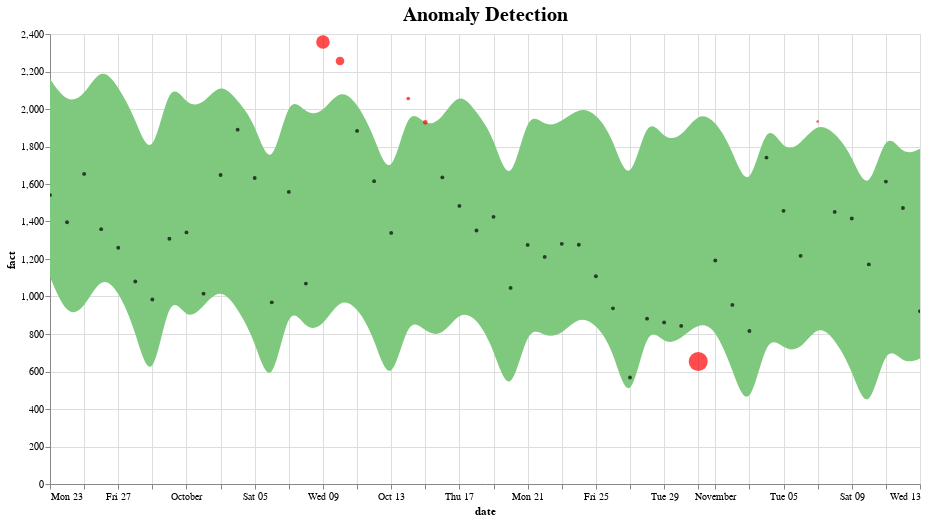

Write notebook code for a chart like this one.
### Code cell
def plot_anomalies(forecasted):
    interval = alt.Chart(forecasted).mark_area(interpolate="basis", color = '#7FC97F').encode(
    x=alt.X('ds:T',  title ='date'),
    y='yhat_upper',
    y2='yhat_lower',
    tooltip=['ds', 'fact', 'yhat_lower', 'yhat_upper']
    ).interactive().properties(
        title='Anomaly Detection'
    )

    fact = alt.Chart(forecasted[forecasted.anomaly==0]).mark_circle(size=15, opacity=0.7, color = 'Black').encode(
        x='ds:T',
        y=alt.Y('fact', title='fact'),    
        tooltip=['ds', 'fact', 'yhat_lower', 'yhat_upper']
    ).interactive()

    anomalies = alt.Chart(forecasted[forecasted.anomaly!=0]).mark_circle(size=30, color = 'Red').encode(
        x='ds:T',
        y=alt.Y('fact', title='fact'),    
        tooltip=['ds', 'fact', 'yhat_lower', 'yhat_upper'],
        size = alt.Size( 'importance', legend=None)
    ).interactive()

    return alt.layer(interval, fact, anomalies)\
              .properties(width=870, height=450)\
              .configure_title(fontSize=20)
              
plot_anomalies(pred)

### Figure 1 — Vega-Lite specification as saved in the notebook (floating-point values rounded to 4 significant figures)
{"config": {"view": {"continuousWidth": 300, "continuousHeight": 300}, "title": {"fontSize": 20}}, "layer": [{"data": {"name": "data-28c1346ab9f5246d647d63f07d3b2963"}, "mark": {"type": "area", "color": "#7FC97F", "interpolate": "basis"}, "encoding": {"tooltip": [{"field": "ds", "type": "temporal"}, {"field": "fact", "type": "quantitative"}, {"field": "yhat_lower", "type": "quantitative"}, {"field": "yhat_upper", "type": "quantitative"}], "x": {"field": "ds", "title": "date", "type": "temporal"}, "y": {"field": "yhat_upper", "type": "quantitative"}, "y2": {"field": "yhat_lower"}}, "name": "view_1", "title": "Anomaly Detection"}, {"data": {"name": "data-60ce7ca3da238fa881b88f040bd3653e"}, "mark": {"type": "circle", "color": "Black", "opacity": 0.7, "size": 15}, "encoding": {"tooltip": [{"field": "ds", "type": "temporal"}, {"field": "fact", "type": "quantitative"}, {"field": "yhat_lower", "type": "quantitative"}, {"field": "yhat_upper", "type": "quantitative"}], "x": {"field": "ds", "type": "temporal"}, "y": {"field": "fact", "title": "fact", "type": "quantitative"}}, "name": "view_2"}, {"data": {"name": "data-6e3aa21fd2a17af15a1c81f085630b70"}, "mark": {"type": "circle", "color": "Red", "size": 30}, "encoding": {"size": {"field": "importance", "legend": null, "type": "quantitative"}, "tooltip": [{"field": "ds", "type": "temporal"}, {"field": "fact", "type": "quantitative"}, {"field": "yhat_lower", "type": "quantitative"}, {"field": "yhat_upper", "type": "quantitative"}], "x": {"field": "ds", "type": "temporal"}, "y": {"field": "fact", "title": "fact", "type": "quantitative"}}, "name": "view_3"}], "height": 450, "params": [{"name": "param_1", "select": {"type": "interval", "encodings": ["x", "y"]}, "bind": "scales", "views": ["view_1"]}, {"name": "param_2", "select": {"type": "interval", "encodings": ["x", "y"]}, "bind": "scales", "views": ["view_2"]}, {"name": "param_3", "select": {"type": "interval", "encodings": ["x", "y"]}, "bind": "scales", "views": ["view_3"]}], "width": 870, "$schema": "https://vega.github.io/schema/vega-lite/v5.16.3.json", "datasets": {"data-28c1346ab9f5246d647d63f07d3b2963": [{"ds": "2019-09-23T00:00:00", "trend": 1488.0, "yhat": 1637.0, "yhat_lower": 1103.0, "yhat_upper": 2160.0, "fact": 1541, "anomaly": 0, "importance": 0.0}, {"ds": "2019-09-24T00:00:00", "trend": 1482.0, "yhat": 1469.0, "yhat_lower": 888.6, "yhat_upper": 2028.0, "fact": 1396, "anomaly": 0, "importance": 0.0}, {"ds": "2019-09-25T00:00:00", "trend": 1477.0, "yhat": 1512.0, "yhat_lower": 931.2, "yhat_upper": 2066.0, "fact": 1654, "anomaly": 0, "importance": 0.0}, {"ds": "2019-09-26T00:00:00", "trend": 1471.0, "yhat": 1643.0, "yhat_lower": 1116.0, "yhat_upper": 2233.0, "fact": 1359, "anomaly": 0, "importance": 0.0}, {"ds": "2019-09-27T00:00:00", "trend": 1466.0, "yhat": 1572.0, "yhat_lower": 1035.0, "yhat_upper": 2122.0, "fact": 1260, "anomaly": 0, "importance": 0.0}, {"ds": "2019-09-28T00:00:00", "trend": 1460.0, "yhat": 1404.0, "yhat_lower": 821.4, "yhat_upper": 1953.0, "fact": 1080, "anomaly": 0, "importance": 0.0}, {"ds": "2019-09-29T00:00:00", "trend": 1455.0, "yhat": 1067.0, "yhat_lower": 480.7, "yhat_upper": 1693.0, "fact": 984, "anomaly": 0, "importance": 0.0}, {"ds": "2019-09-30T00:00:00", "trend": 1450.0, "yhat": 1595.0, "yhat_lower": 1055.0, "yhat_upper": 2178.0, "fact": 1308, "anomaly": 0, "importance": 0.0}, {"ds": "2019-10-01T00:00:00", "trend": 1444.0, "yhat": 1431.0, "yhat_lower": 862.1, "yhat_upper": 2015.0, "fact": 1342, "anomaly": 0, "importance": 0.0}, {"ds": "2019-10-02T00:00:00", "trend": 1439.0, "yhat": 1473.0, "yhat_lower": 948.8, "yhat_upper": 2022.0, "fact": 1015, "anomaly": 0, "importance": 0.0}, {"ds": "2019-10-03T00:00:00", "trend": 1433.0, "yhat": 1601.0, "yhat_lower": 1050.0, "yhat_upper": 2147.0, "fact": 1648, "anomaly": 0, "importance": 0.0}, {"ds": "2019-10-04T00:00:00", "trend": 1428.0, "yhat": 1531.0, "yhat_lower": 937.5, "yhat_upper": 2044.0, "fact": 1890, "anomaly": 0, "importance": 0.0}, {"ds": "2019-10-05T00:00:00", "trend": 1422.0, "yhat": 1367.0, "yhat_lower": 769.1, "yhat_upper": 1933.0, "fact": 1632, "anomaly": 0, "importance": 0.0}, {"ds": "2019-10-06T00:00:00", "trend": 1417.0, "yhat": 1039.0, "yhat_lower": 461.5, "yhat_upper": 1633.0, "fact": 969, "anomaly": 0, "importance": 0.0}, {"ds": "2019-10-07T00:00:00", "trend": 1411.0, "yhat": 1554.0, "yhat_lower": 992.2, "yhat_upper": 2099.0, "fact": 1558, "anomaly": 0, "importance": 0.0}, {"ds": "2019-10-08T00:00:00", "trend": 1406.0, "yhat": 1394.0, "yhat_lower": 814.5, "yhat_upper": 1966.0, "fact": 1069, "anomaly": 0, "importance": 0.0}, {"ds": "2019-10-09T00:00:00", "trend": 1401.0, "yhat": 1434.0, "yhat_lower": 838.2, "yhat_upper": 1978.0, "fact": 2357, "anomaly": 1, "importance": 0.1608}, {"ds": "2019-10-10T00:00:00", "trend": 1395.0, "yhat": 1558.0, "yhat_lower": 994.5, "yhat_upper": 2112.0, "fact": 2256, "anomaly": 1, "importance": 0.0637}, {"ds": "2019-10-11T00:00:00", "trend": 1390.0, "yhat": 1491.0, "yhat_lower": 947.4, "yhat_upper": 2036.0, "fact": 1883, "anomaly": 0, "importance": 0.0}, {"ds": "2019-10-12T00:00:00", "trend": 1384.0, "yhat": 1331.0, "yhat_lower": 784.4, "yhat_upper": 1860.0, "fact": 1615, "anomaly": 0, "importance": 0.0}, {"ds": "2019-10-13T00:00:00", "trend": 1379.0, "yhat": 1011.0, "yhat_lower": 486.3, "yhat_upper": 1585.0, "fact": 1339, "anomaly": 0, "importance": 0.0}, {"ds": "2019-10-14T00:00:00", "trend": 1373.0, "yhat": 1512.0, "yhat_lower": 910.1, "yhat_upper": 2038.0, "fact": 2056, "anomaly": 1, "importance": 0.008611}, {"ds": "2019-10-15T00:00:00", "trend": 1368.0, "yhat": 1356.0, "yhat_lower": 808.3, "yhat_upper": 1897.0, "fact": 1929, "anomaly": 1, "importance": 0.01643}, {"ds": "2019-10-16T00:00:00", "trend": 1363.0, "yhat": 1395.0, "yhat_lower": 784.1, "yhat_upper": 1947.0, "fact": 1635, "anomaly": 0, "importance": 0.0}, {"ds": "2019-10-17T00:00:00", "trend": 1357.0, "yhat": 1516.0, "yhat_lower": 923.7, "yhat_upper": 2100.0, "fact": 1483, "anomaly": 0, "importance": 0.0}, {"ds": "2019-10-18T00:00:00", "trend": 1352.0, "yhat": 1450.0, "yhat_lower": 889.0, "yhat_upper": 1984.0, "fact": 1352, "anomaly": 0, "importance": 0.0}, {"ds": "2019-10-19T00:00:00", "trend": 1346.0, "yhat": 1294.0, "yhat_lower": 725.2, "yhat_upper": 1859.0, "fact": 1425, "anomaly": 0, "importance": 0.0}, {"ds": "2019-10-20T00:00:00", "trend": 1341.0, "yhat": 983.6, "yhat_lower": 429.0, "yhat_upper": 1542.0, "fact": 1046, "anomaly": 0, "importance": 0.0}, {"ds": "2019-10-21T00:00:00", "trend": 1335.0, "yhat": 1470.0, "yhat_lower": 858.8, "yhat_upper": 2013.0, "fact": 1275, "anomaly": 0, "importance": 0.0}, {"ds": "2019-10-22T00:00:00", "trend": 1330.0, "yhat": 1318.0, "yhat_lower": 781.7, "yhat_upper": 1899.0, "fact": 1211, "anomaly": 0, "importance": 0.0}, {"ds": "2019-10-23T00:00:00", "trend": 1325.0, "yhat": 1356.0, "yhat_lower": 794.2, "yhat_upper": 1931.0, "fact": 1281, "anomaly": 0, "importance": 0.0}, {"ds": "2019-10-24T00:00:00", "trend": 1319.0, "yhat": 1473.0, "yhat_lower": 897.6, "yhat_upper": 2009.0, "fact": 1276, "anomaly": 0, "importance": 0.0}, {"ds": "2019-10-25T00:00:00", "trend": 1314.0, "yhat": 1409.0, "yhat_lower": 855.1, "yhat_upper": 1981.0, "fact": 1108, "anomaly": 0, "importance": 0.0}, {"ds": "2019-10-26T00:00:00", "trend": 1308.0, "yhat": 1258.0, "yhat_lower": 724.3, "yhat_upper": 1849.0, "fact": 937, "anomaly": 0, "importance": 0.0}, {"ds": "2019-10-27T00:00:00", "trend": 1303.0, "yhat": 955.7, "yhat_lower": 372.7, "yhat_upper": 1552.0, "fact": 568, "anomaly": 0, "importance": 0.0}, {"ds": "2019-10-28T00:00:00", "trend": 1297.0, "yhat": 1428.0, "yhat_lower": 871.0, "yhat_upper": 1988.0, "fact": 882, "anomaly": 0, "importance": 0.0}, {"ds": "2019-10-29T00:00:00", "trend": 1292.0, "yhat": 1281.0, "yhat_lower": 738.7, "yhat_upper": 1833.0, "fact": 862, "anomaly": 0, "importance": 0.0}, {"ds": "2019-10-30T00:00:00", "trend": 1287.0, "yhat": 1317.0, "yhat_lower": 771.0, "yhat_upper": 1845.0, "fact": 843, "anomaly": 0, "importance": 0.0}, {"ds": "2019-10-31T00:00:00", "trend": 1281.0, "yhat": 1431.0, "yhat_lower": 861.6, "yhat_upper": 1987.0, "fact": 653, "anomaly": -1, "importance": 0.3194}, {"ds": "2019-11-01T00:00:00", "trend": 1276.0, "yhat": 1368.0, "yhat_lower": 834.7, "yhat_upper": 1941.0, "fact": 1192, "anomaly": 0, "importance": 0.0}, {"ds": "2019-11-02T00:00:00", "trend": 1270.0, "yhat": 1221.0, "yhat_lower": 610.9, "yhat_upper": 1783.0, "fact": 955, "anomaly": 0, "importance": 0.0}, {"ds": "2019-11-03T00:00:00", "trend": 1265.0, "yhat": 927.8, "yhat_lower": 353.3, "yhat_upper": 1527.0, "fact": 816, "anomaly": 0, "importance": 0.0}, {"ds": "2019-11-04T00:00:00", "trend": 1259.0, "yhat": 1386.0, "yhat_lower": 812.9, "yhat_upper": 1965.0, "fact": 1741, "anomaly": 0, "importance": 0.0}, {"ds": "2019-11-05T00:00:00", "trend": 1254.0, "yhat": 1243.0, "yhat_lower": 717.5, "yhat_upper": 1769.0, "fact": 1457, "anomaly": 0, "importance": 0.0}, {"ds": "2019-11-06T00:00:00", "trend": 1248.0, "yhat": 1278.0, "yhat_lower": 708.3, "yhat_upper": 1810.0, "fact": 1217, "anomaly": 0, "importance": 0.0}, {"ds": "2019-11-07T00:00:00", "trend": 1243.0, "yhat": 1388.0, "yhat_lower": 854.0, "yhat_upper": 1930.0, "fact": 1933, "anomaly": 1, "importance": 0.001737}, {"ds": "2019-11-08T00:00:00", "trend": 1238.0, "yhat": 1327.0, "yhat_lower": 775.9, "yhat_upper": 1876.0, "fact": 1451, "anomaly": 0, "importance": 0.0}, {"ds": "2019-11-09T00:00:00", "trend": 1232.0, "yhat": 1185.0, "yhat_lower": 613.9, "yhat_upper": 1757.0, "fact": 1416, "anomaly": 0, "importance": 0.0}, {"ds": "2019-11-10T00:00:00", "trend": 1227.0, "yhat": 899.9, "yhat_lower": 338.3, "yhat_upper": 1516.0, "fact": 1171, "anomaly": 0, "importance": 0.0}, {"ds": "2019-11-11T00:00:00", "trend": 1221.0, "yhat": 1344.0, "yhat_lower": 768.3, "yhat_upper": 1913.0, "fact": 1613, "anomaly": 0, "importance": 0.0}, {"ds": "2019-11-12T00:00:00", "trend": 1216.0, "yhat": 1205.0, "yhat_lower": 634.7, "yhat_upper": 1744.0, "fact": 1472, "anomaly": 0, "importance": 0.0}, {"ds": "2019-11-13T00:00:00", "trend": 1210.0, "yhat": 1239.0, "yhat_lower": 669.1, "yhat_upper": 1789.0, "fact": 922, "anomaly": 0, "importance": 0.0}], "data-60ce7ca3da238fa881b88f040bd3653e": [{"ds": "2019-09-23T00:00:00", "trend": 1488.0, "yhat": 1637.0, "yhat_lower": 1103.0, "yhat_upper": 2160.0, "fact": 1541, "anomaly": 0, "importance": 0.0}, {"ds": "2019-09-24T00:00:00", "trend": 1482.0, "yhat": 1469.0, "yhat_lower": 888.6, "yhat_upper": 2028.0, "fact": 1396, "anomaly": 0, "importance": 0.0}, {"ds": "2019-09-25T00:00:00", "trend": 1477.0, "yhat": 1512.0, "yhat_lower": 931.2, "yhat_upper": 2066.0, "fact": 1654, "anomaly": 0, "importance": 0.0}, {"ds": "2019-09-26T00:00:00", "trend": 1471.0, "yhat": 1643.0, "yhat_lower": 1116.0, "yhat_upper": 2233.0, "fact": 1359, "anomaly": 0, "importance": 0.0}, {"ds": "2019-09-27T00:00:00", "trend": 1466.0, "yhat": 1572.0, "yhat_lower": 1035.0, "yhat_upper": 2122.0, "fact": 1260, "anomaly": 0, "importance": 0.0}, {"ds": "2019-09-28T00:00:00", "trend": 1460.0, "yhat": 1404.0, "yhat_lower": 821.4, "yhat_upper": 1953.0, "fact": 1080, "anomaly": 0, "importance": 0.0}, {"ds": "2019-09-29T00:00:00", "trend": 1455.0, "yhat": 1067.0, "yhat_lower": 480.7, "yhat_upper": 1693.0, "fact": 984, "anomaly": 0, "importance": 0.0}, {"ds": "2019-09-30T00:00:00", "trend": 1450.0, "yhat": 1595.0, "yhat_lower": 1055.0, "yhat_upper": 2178.0, "fact": 1308, "anomaly": 0, "importance": 0.0}, {"ds": "2019-10-01T00:00:00", "trend": 1444.0, "yhat": 1431.0, "yhat_lower": 862.1, "yhat_upper": 2015.0, "fact": 1342, "anomaly": 0, "importance": 0.0}, {"ds": "2019-10-02T00:00:00", "trend": 1439.0, "yhat": 1473.0, "yhat_lower": 948.8, "yhat_upper": 2022.0, "fact": 1015, "anomaly": 0, "importance": 0.0}, {"ds": "2019-10-03T00:00:00", "trend": 1433.0, "yhat": 1601.0, "yhat_lower": 1050.0, "yhat_upper": 2147.0, "fact": 1648, "anomaly": 0, "importance": 0.0}, {"ds": "2019-10-04T00:00:00", "trend": 1428.0, "yhat": 1531.0, "yhat_lower": 937.5, "yhat_upper": 2044.0, "fact": 1890, "anomaly": 0, "importance": 0.0}, {"ds": "2019-10-05T00:00:00", "trend": 1422.0, "yhat": 1367.0, "yhat_lower": 769.1, "yhat_upper": 1933.0, "fact": 1632, "anomaly": 0, "importance": 0.0}, {"ds": "2019-10-06T00:00:00", "trend": 1417.0, "yhat": 1039.0, "yhat_lower": 461.5, "yhat_upper": 1633.0, "fact": 969, "anomaly": 0, "importance": 0.0}, {"ds": "2019-10-07T00:00:00", "trend": 1411.0, "yhat": 1554.0, "yhat_lower": 992.2, "yhat_upper": 2099.0, "fact": 1558, "anomaly": 0, "importance": 0.0}, {"ds": "2019-10-08T00:00:00", "trend": 1406.0, "yhat": 1394.0, "yhat_lower": 814.5, "yhat_upper": 1966.0, "fact": 1069, "anomaly": 0, "importance": 0.0}, {"ds": "2019-10-11T00:00:00", "trend": 1390.0, "yhat": 1491.0, "yhat_lower": 947.4, "yhat_upper": 2036.0, "fact": 1883, "anomaly": 0, "importance": 0.0}, {"ds": "2019-10-12T00:00:00", "trend": 1384.0, "yhat": 1331.0, "yhat_lower": 784.4, "yhat_upper": 1860.0, "fact": 1615, "anomaly": 0, "importance": 0.0}, {"ds": "2019-10-13T00:00:00", "trend": 1379.0, "yhat": 1011.0, "yhat_lower": 486.3, "yhat_upper": 1585.0, "fact": 1339, "anomaly": 0, "importance": 0.0}, {"ds": "2019-10-16T00:00:00", "trend": 1363.0, "yhat": 1395.0, "yhat_lower": 784.1, "yhat_upper": 1947.0, "fact": 1635, "anomaly": 0, "importance": 0.0}, {"ds": "2019-10-17T00:00:00", "trend": 1357.0, "yhat": 1516.0, "yhat_lower": 923.7, "yhat_upper": 2100.0, "fact": 1483, "anomaly": 0, "importance": 0.0}, {"ds": "2019-10-18T00:00:00", "trend": 1352.0, "yhat": 1450.0, "yhat_lower": 889.0, "yhat_upper": 1984.0, "fact": 1352, "anomaly": 0, "importance": 0.0}, {"ds": "2019-10-19T00:00:00", "trend": 1346.0, "yhat": 1294.0, "yhat_lower": 725.2, "yhat_upper": 1859.0, "fact": 1425, "anomaly": 0, "importance": 0.0}, {"ds": "2019-10-20T00:00:00", "trend": 1341.0, "yhat": 983.6, "yhat_lower": 429.0, "yhat_upper": 1542.0, "fact": 1046, "anomaly": 0, "importance": 0.0}, {"ds": "2019-10-21T00:00:00", "trend": 1335.0, "yhat": 1470.0, "yhat_lower": 858.8, "yhat_upper": 2013.0, "fact": 1275, "anomaly": 0, "importance": 0.0}, {"ds": "2019-10-22T00:00:00", "trend": 1330.0, "yhat": 1318.0, "yhat_lower": 781.7, "yhat_upper": 1899.0, "fact": 1211, "anomaly": 0, "importance": 0.0}, {"ds": "2019-10-23T00:00:00", "trend": 1325.0, "yhat": 1356.0, "yhat_lower": 794.2, "yhat_upper": 1931.0, "fact": 1281, "anomaly": 0, "importance": 0.0}, {"ds": "2019-10-24T00:00:00", "trend": 1319.0, "yhat": 1473.0, "yhat_lower": 897.6, "yhat_upper": 2009.0, "fact": 1276, "anomaly": 0, "importance": 0.0}, {"ds": "2019-10-25T00:00:00", "trend": 1314.0, "yhat": 1409.0, "yhat_lower": 855.1, "yhat_upper": 1981.0, "fact": 1108, "anomaly": 0, "importance": 0.0}, {"ds": "2019-10-26T00:00:00", "trend": 1308.0, "yhat": 1258.0, "yhat_lower": 724.3, "yhat_upper": 1849.0, "fact": 937, "anomaly": 0, "importance": 0.0}, {"ds": "2019-10-27T00:00:00", "trend": 1303.0, "yhat": 955.7, "yhat_lower": 372.7, "yhat_upper": 1552.0, "fact": 568, "anomaly": 0, "importance": 0.0}, {"ds": "2019-10-28T00:00:00", "trend": 1297.0, "yhat": 1428.0, "yhat_lower": 871.0, "yhat_upper": 1988.0, "fact": 882, "anomaly": 0, "importance": 0.0}, {"ds": "2019-10-29T00:00:00", "trend": 1292.0, "yhat": 1281.0, "yhat_lower": 738.7, "yhat_upper": 1833.0, "fact": 862, "anomaly": 0, "importance": 0.0}, {"ds": "2019-10-30T00:00:00", "trend": 1287.0, "yhat": 1317.0, "yhat_lower": 771.0, "yhat_upper": 1845.0, "fact": 843, "anomaly": 0, "importance": 0.0}, {"ds": "2019-11-01T00:00:00", "trend": 1276.0, "yhat": 1368.0, "yhat_lower": 834.7, "yhat_upper": 1941.0, "fact": 1192, "anomaly": 0, "importance": 0.0}, {"ds": "2019-11-02T00:00:00", "trend": 1270.0, "yhat": 1221.0, "yhat_lower": 610.9, "yhat_upper": 1783.0, "fact": 955, "anomaly": 0, "importance": 0.0}, {"ds": "2019-11-03T00:00:00", "trend": 1265.0, "yhat": 927.8, "yhat_lower": 353.3, "yhat_upper": 1527.0, "fact": 816, "anomaly": 0, "importance": 0.0}, {"ds": "2019-11-04T00:00:00", "trend": 1259.0, "yhat": 1386.0, "yhat_lower": 812.9, "yhat_upper": 1965.0, "fact": 1741, "anomaly": 0, "importance": 0.0}, {"ds": "2019-11-05T00:00:00", "trend": 1254.0, "yhat": 1243.0, "yhat_lower": 717.5, "yhat_upper": 1769.0, "fact": 1457, "anomaly": 0, "importance": 0.0}, {"ds": "2019-11-06T00:00:00", "trend": 1248.0, "yhat": 1278.0, "yhat_lower": 708.3, "yhat_upper": 1810.0, "fact": 1217, "anomaly": 0, "importance": 0.0}, {"ds": "2019-11-08T00:00:00", "trend": 1238.0, "yhat": 1327.0, "yhat_lower": 775.9, "yhat_upper": 1876.0, "fact": 1451, "anomaly": 0, "importance": 0.0}, {"ds": "2019-11-09T00:00:00", "trend": 1232.0, "yhat": 1185.0, "yhat_lower": 613.9, "yhat_upper": 1757.0, "fact": 1416, "anomaly": 0, "importance": 0.0}, {"ds": "2019-11-10T00:00:00", "trend": 1227.0, "yhat": 899.9, "yhat_lower": 338.3, "yhat_upper": 1516.0, "fact": 1171, "anomaly": 0, "importance": 0.0}, {"ds": "2019-11-11T00:00:00", "trend": 1221.0, "yhat": 1344.0, "yhat_lower": 768.3, "yhat_upper": 1913.0, "fact": 1613, "anomaly": 0, "importance": 0.0}, {"ds": "2019-11-12T00:00:00", "trend": 1216.0, "yhat": 1205.0, "yhat_lower": 634.7, "yhat_upper": 1744.0, "fact": 1472, "anomaly": 0, "importance": 0.0}, {"ds": "2019-11-13T00:00:00", "trend": 1210.0, "yhat": 1239.0, "yhat_lower": 669.1, "yhat_upper": 1789.0, "fact": 922, "anomaly": 0, "importance": 0.0}], "data-6e3aa21fd2a17af15a1c81f085630b70": [{"ds": "2019-10-09T00:00:00", "trend": 1401.0, "yhat": 1434.0, "yhat_lower": 838.2, "yhat_upper": 1978.0, "fact": 2357, "anomaly": 1, "importance": 0.1608}, {"ds": "2019-10-10T00:00:00", "trend": 1395.0, "yhat": 1558.0, "yhat_lower": 994.5, "yhat_upper": 2112.0, "fact": 2256, "anomaly": 1, "importance": 0.0637}, {"ds": "2019-10-14T00:00:00", "trend": 1373.0, "yhat": 1512.0, "yhat_lower": 910.1, "yhat_upper": 2038.0, "fact": 2056, "anomaly": 1, "importance": 0.008611}, {"ds": "2019-10-15T00:00:00", "trend": 1368.0, "yhat": 1356.0, "yhat_lower": 808.3, "yhat_upper": 1897.0, "fact": 1929, "anomaly": 1, "importance": 0.01643}, {"ds": "2019-10-31T00:00:00", "trend": 1281.0, "yhat": 1431.0, "yhat_lower": 861.6, "yhat_upper": 1987.0, "fact": 653, "anomaly": -1, "importance": 0.3194}, {"ds": "2019-11-07T00:00:00", "trend": 1243.0, "yhat": 1388.0, "yhat_lower": 854.0, "yhat_upper": 1930.0, "fact": 1933, "anomaly": 1, "importance": 0.001737}]}}
